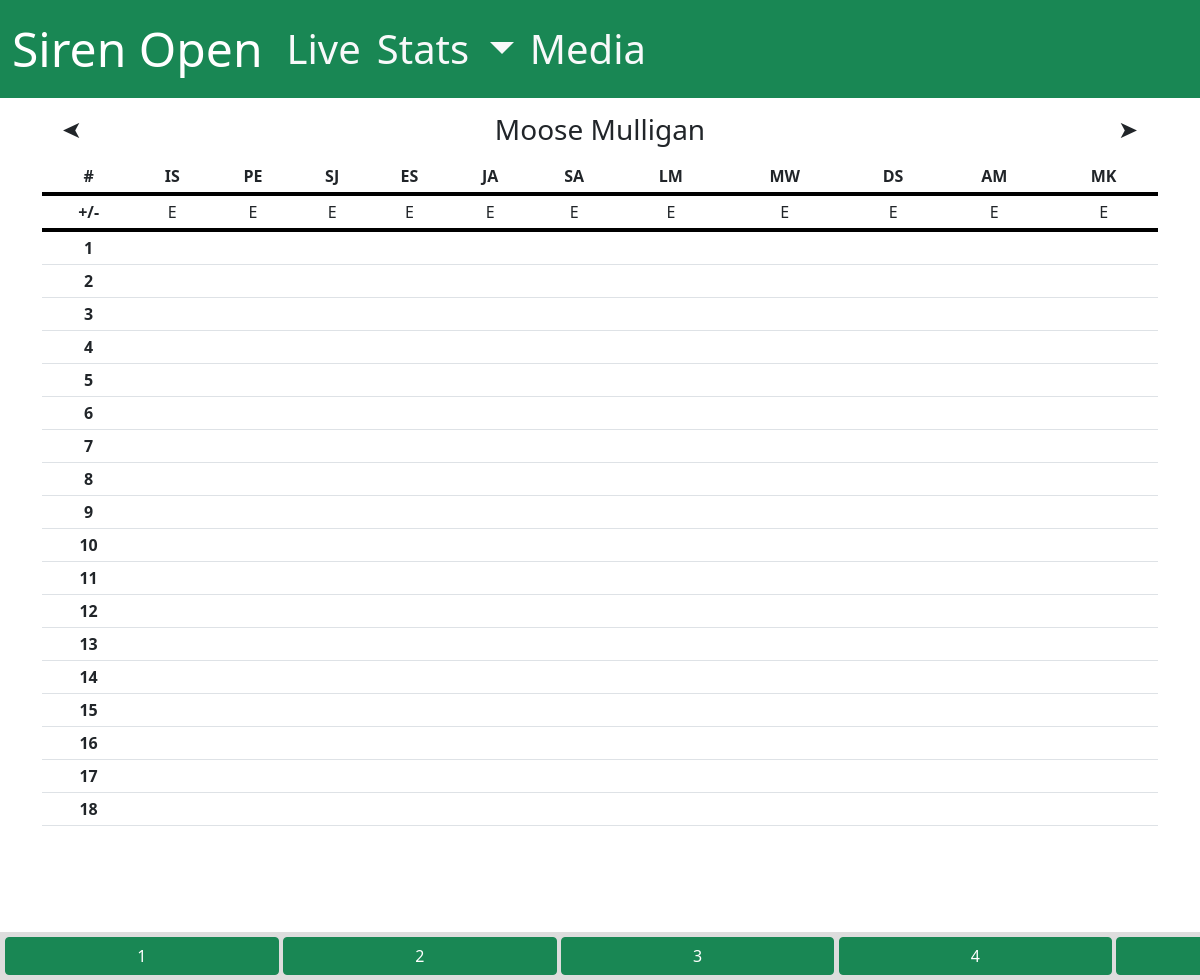
Page /live/Moose Mulligan on the committed database.
### app/models.py (models this page shows, shortened)
class Course(db.Model):
    __tablename__ = 'course'
    id = mapped_column(Integer, primary_key=True)
    name = mapped_column(String(255), nullable=False)
    layouts = relationship("Layout", backref="course")

class Golfer(db.Model):
    __tablename__ = 'golfer'  # Explicitly set the table name
    id = mapped_column(Integer, primary_key=True)
    name = mapped_column(String(255), nullable=False)
    rounds = relationship("Round", backref="golfer")  # Relationship to Round

### app/routes/live.py (the view)
@app.route('/live')
@app.route('/live/<course>')
def live_summary(course: str = 'Fox Run'):
    return render_live_summary(course=course)

### app/templates/live/live_summary.html (shortened to what this page needs)
{% extends "base.html" %}
{% block content %}
<link rel="stylesheet" href="{{ url_for('static', filename='css/live.css') }}">
<div id="live-summary-content" class="scrollable-content">
    {% include "live/live_course_selection.html" %}
    <div class="scrollable-table-container">
        <table class="table table-sm table-equal-cells scrollable-table">
            <thead>
                <tr>
                    <th>#</th>
                    {% for g in score_summary.keys() %}
                    <th>{{ g.split(' ')[0][0]+g.split(' ')[1][0] }}</th>
                    {% endfor %}
                </tr>
            </thead>
            <thead>
                <tr>
                    <th>+/-</th>
                    {% for g,x in score_summary.items() %}
                    {% if score_summary[g]['total'] - score_summary[g]['par'] < 0 %} <th style="font-weight: normal;">{{
                        score_summary[g]['total'] - score_summary[g]['par'] }}</th>
                        {% elif score_summary[g]['total'] - score_summary[g]['par'] > 0 %}
                        <th style="font-weight: normal;">+{{ score_summary[g]['total'] - score_summary[g]['par'] }}</th>
                        {% else %}
                        <th style="font-weight: normal;">E</th>
                        {% endif %}
                        {% endfor %}
                </tr>
            </thead>
            <tbody>
                {% for hole_number,scores_by_golfer in scores.items() %}
                <tr>
                    <td style="font-weight: bold;">{{ hole_number }}</td>
                    {% for g in score_summary.keys() %}
                    {% if scores_by_golfer[g]['score'] %}
                    <td>{{ scores_by_golfer[g]['score'] }}</td>
                    {% else %}
                    <td></td>
                    {% endif %}
                    {% endfor %}
                </tr>
                {% endfor %}
            </tbody>
        </table>
    </div>
</div>
{% include "live/live_hole_selection.html" %}
{% endblock %}

### app/templates/live/live_course_selection.html
<div class="navigation-container" style="border: none;">
    {% if hole %}
    <a class="arrow-button text-dark" style="transform: scaleX(-1);"
        href="{{ url_for('live_detail', course=all_courses[(all_courses.index(course)-1) % all_courses|length], hole=1) }}">&#x27A4;</a>
    {% else %}
    <a class="arrow-button text-dark" style="transform: scaleX(-1);"
        href="{{ url_for('live_summary', course=all_courses[(all_courses.index(course)-1) % all_courses|length]) }}">&#x27A4;</a>
    {% endif %}
    <a class="text-center fs-3 course-nav-text text-dark" href="{{ url_for('live_summary', course=course) }}">{{ course }}</a>
    {% if hole %}
    <a class="arrow-button text-dark"
        href="{{ url_for('live_detail', course=all_courses[(all_courses.index(course)+1) % all_courses|length], hole=1) }}">&#x27A4;</a>
    {% else %}
    <a class="arrow-button text-dark"
        href="{{ url_for('live_summary', course=all_courses[(all_courses.index(course)+1) % all_courses|length]) }}">&#x27A4;</a>
    {% endif %}
</div>

### app/static/css/style.css (style rules this page uses)
.scrollable-table-container { overflow: auto; }
.scrollable-table { text-align: center; overflow-x: auto; font-size: medium; }
.scrollable-table th { border-bottom: 4px solid #000; }

### app/static/css/live.css (style rules this page uses)
* { box-sizing: border-box; }
body { margin: 0; padding: 0; height: 100vh; }
.scrollable-content { overflow-y: auto; }
.navigation-container { display: flex; align-items: center; justify-content: space-between; padding: 10px 20px; border: 1px solid #dee2e6; }
.arrow-button { font-size: 1.5em; color: #ffffff; cursor: pointer; text-decoration: none; }
.course-nav-text { color: #ffffff; cursor: pointer; text-decoration: none; }

### rows in the picture
Course: name "Moose Mulligan"
Golfer: name "IS", shows "E"
Golfer: name "PE"
Golfer: name "SJ", shows "E"
Golfer: name "ES"
Golfer: name "JA", shows "E"
Golfer: name "SA", shows "E"
Golfer: name "LM", shows "E"
Golfer: name "MW", shows "E"
Golfer: name "DS", shows "E"
Golfer: name "AM", shows "E"
Golfer: name "MK", shows "E"

### other values in the picture
{{ hole_number }} "1" "2" "3" "4" "5" "6" "7" "8" "9" "10" "11" "12" "13" "14" "15" "16" "17" "18"
{{ i+1 }} "1" "2" "3" "4"
